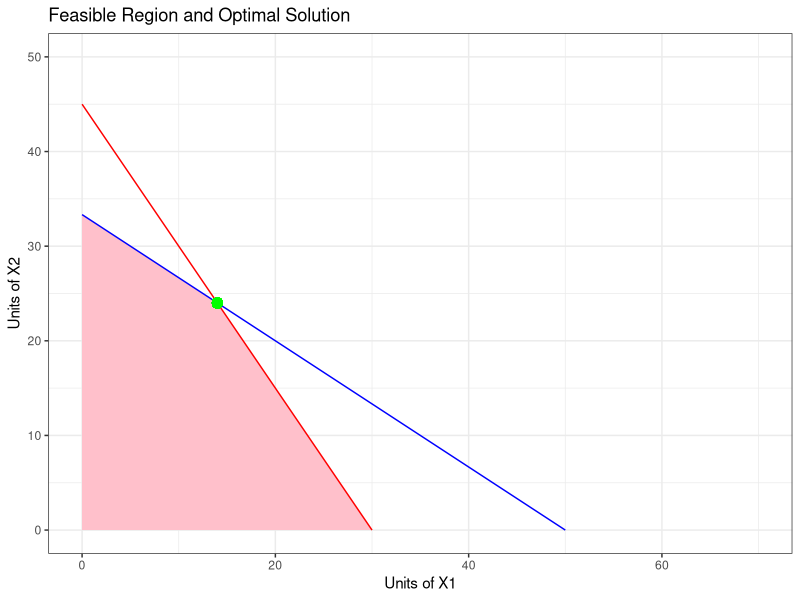
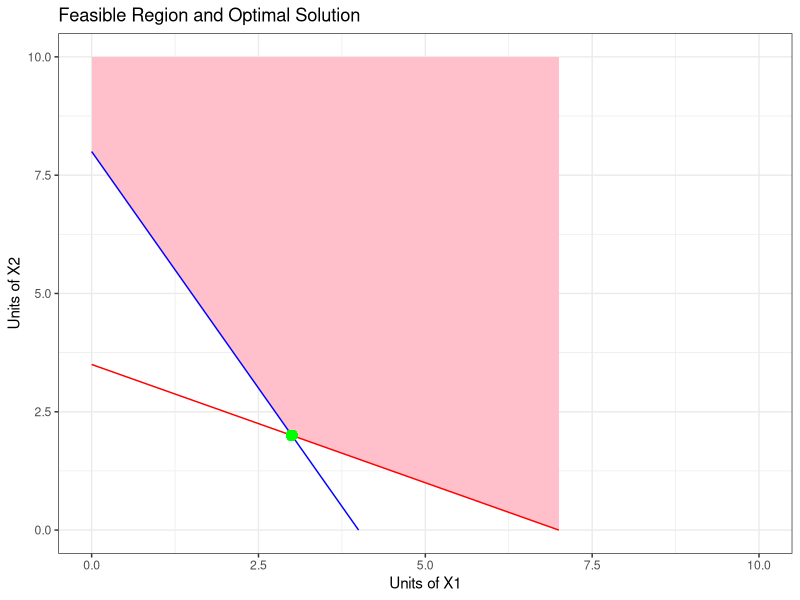

Generate these figures, in order, with R:
#####
library(lpSolve)
library(ggplot2)

# LPP
f <- c(50,40)

A <- matrix(c(2,3,
              3,2), 2, 2, byrow=TRUE)

b <- c(100,90)

sol <- lp("max", f, A, c("<=","<="), b)

sol$solution
sol$objval


# Graph
x <- seq(0,50,0.1)

y1 <- (100-2*x)/3
y2 <- (90-3*x)/2

df <- data.frame(x,y1,y2)

ggplot(df,aes(x=x)) +
  geom_ribbon(aes(ymin=0,ymax=pmin(y1,y2)),
              fill="pink") +
  geom_line(aes(y=y1),color="blue") +
  geom_line(aes(y=y2),color="red") +
  geom_point(aes(x=sol$solution[1],
                 y=sol$solution[2]),
             color="green",size=3) +
  labs(title="Feasible Region and Optimal Solution",
       x="Units of X1",
       y="Units of X2") +
  theme_bw() +
  xlim(0,70) +
  ylim(0,50)




########
library(lpSolve)
library(ggplot2)

# LPP
f <- c(6,4)

A <- matrix(c(2,1,
              1,2), 2, 2, byrow=TRUE)

b <- c(8,7)

sol <- lp("min", f, A, c(">=",">="), b)

sol$solution
sol$objval


# Graph
x <- seq(0,10,0.1)

y1 <- 8-2*x
y2 <- (7-x)/2

df <- data.frame(x,y1,y2)

ggplot(df,aes(x)) +
  geom_ribbon(aes(ymin=pmax(y1,y2),ymax=10),
              fill="pink") +
  geom_line(aes(y=y1),color="blue") +
  geom_line(aes(y=y2),color="red") +
  geom_point(aes(x=sol$solution[1],
                 y=sol$solution[2]),
             color="green",size=3) +
  labs(title="Feasible Region and Optimal Solution",
       x="Units of X1",
       y="Units of X2") +
  theme_bw() +
  xlim(0,10) +
  ylim(0,10)
